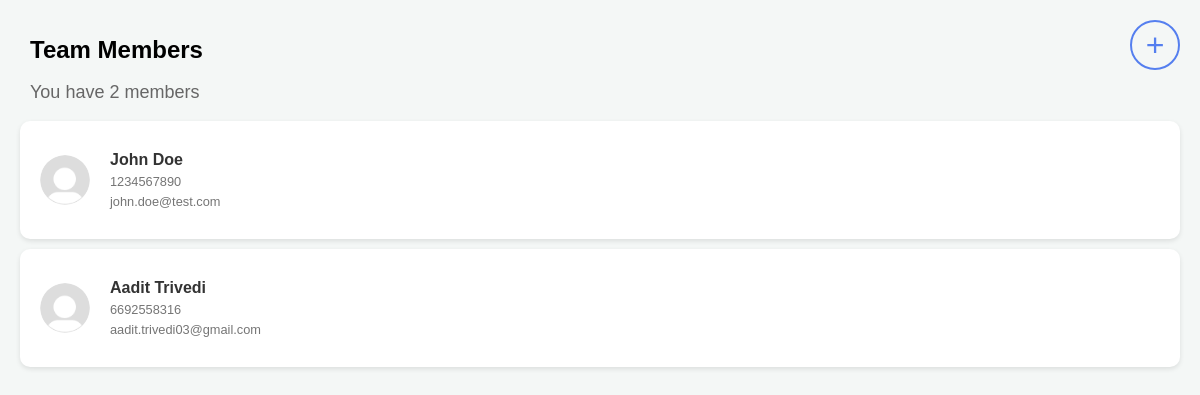
/, run on an earlier commit of the app's database.
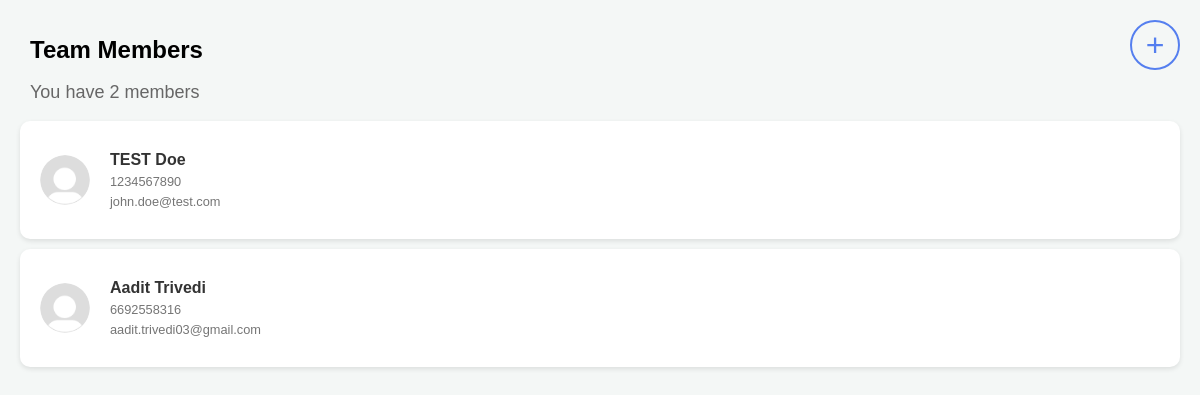
And on a later commit of the database.
### app/models.py (models this page shows, shortened)
class TeamMember(models.Model):
    first_name = models.CharField(max_length=100)
    last_name = models.CharField(max_length=100)
    phone_number = models.IntegerField(unique=True)
    email = models.EmailField(max_length=100, unique=True)
    role = models.CharField(max_length=10, choices=ROLE.choices(), default=ROLE.REGULAR.value)
    created_at = models.DateTimeField(auto_now_add=True)
    updated_at = models.DateTimeField(auto_now=True)

### app/views.py (the view)
# urls.py: path("", views.teammembers, name="teammembers"),
def teammembers(request):
    teammembers = TeamMember.objects.all()
    template = loader.get_template('teammembers.html')
    context = {
        'teammembers': teammembers,
        'num': len(teammembers)
    }
    return HttpResponse(template.render(context, request))

### app/templates/teammembers.html (shortened to what this page needs)
{% load static %}
<!DOCTYPE html>
<html>
<head>
    <link rel="stylesheet" type="text/css" href="{% static '../static/styles.css' %}">
</head>
<body>
    <h1>Team Members</h1>
    <p>You have {{ num }} member{% if num != 1 %}s{% endif %}</p>
    <button class="add-button" onclick="location.href='{% url 'add_teammember' %}'">+</button>
    <ul>
        {% for teammember in teammembers %}
            <li onclick="location.href='{% url 'update_teammember' id=teammember.id %}'" style="cursor: pointer;">
                <div class="member-container">
                    <img src="{% static '../static/default.png' %}" alt="Profile Picture" class="profile-pic">
                    <div class="member-info">
                        <div class="member-name">{{ teammember.first_name }} {{ teammember.last_name }} {% if teammember.role == "admin" %}(admin){% endif %}</div>
                        <div class="member-phone">{{ teammember.phone_number }}</div>
                        <div class="member-email">{{ teammember.email }}</div>
                    </div>
                </div>
            </li>
        {% endfor %}
    </ul>
</body>
</html>

What changed in the data, as far as the page shows it:
changed TeamMember "Doe": first_name "John" → "TEST"
